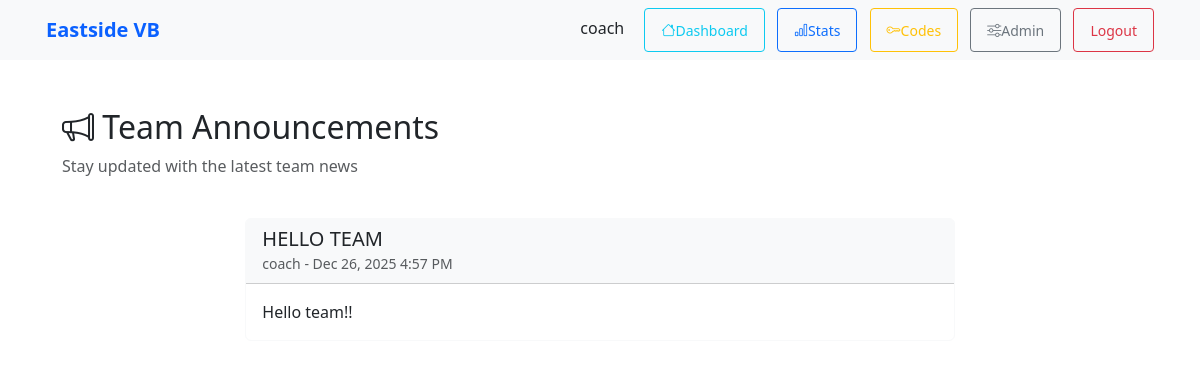
/feed/ (signed in), run on the app's committed database.
### team/models.py (models this page shows, shortened)
class Announcement(models.Model):
    coach = models.ForeignKey(User, on_delete=models.CASCADE, related_name='announcements')
    title = models.CharField(max_length=200)
    message = models.TextField()
    created_at = models.DateTimeField(default=timezone.now)
    updated_at = models.DateTimeField(auto_now=True)
    is_urgent = models.BooleanField(default=False)
    class Meta:
        ordering = ['-created_at']

### team/views.py (the view)
# urls.py: path('feed/', announcement_feed, name='announcement_feed'),
@login_required
def announcement_feed(request):
    from .models import Announcement
    if not (request.user.is_staff or request.user.is_superuser):
        if not hasattr(request.user, 'playerprofile'):
            messages.error(request, "You must be a team member to view announcements.")
            return redirect('team:player_dashboard')
    announcements = Announcement.objects.all().order_by('-created_at')
    context = {
        'announcements': announcements,
    }
    return render(request, 'team/announcement_feed.html', context)

### team/templates/team/announcement_feed.html (shortened to what this page needs)
{% extends "base.html" %}
{% block content %}
<div class="container mt-4">
    <div class="row mb-4">
        <div class="col">
            <h1 class="h2"><i class="bi bi-megaphone"></i> Team Announcements</h1>
            <p class="text-muted">Stay updated with the latest team news</p>
        </div>
    </div>
    {% if announcements %}
        <div class="row">
            <div class="col-md-8 offset-md-2">
                {% for announcement in announcements %}
                    <div class="card mb-3 {% if announcement.is_urgent %}border-danger shadow-sm{% else %}border-light{% endif %}">
                        {% if announcement.is_urgent %}
                            <div class="card-header bg-danger text-white">
                                <h5 class="mb-0">
                                    <i class="bi bi-exclamation-circle"></i> {{ announcement.title }}
                                </h5>
                                <small>{{ announcement.coach.username }} - {{ announcement.created_at|date:"M d, Y g:i A" }}</small>
                            </div>
                        {% else %}
                            <div class="card-header bg-light">
                                <h5 class="mb-0">{{ announcement.title }}</h5>
                                <small class="text-muted">{{ announcement.coach.username }} - {{ announcement.created_at|date:"M d, Y g:i A" }}</small>
                            </div>
                        {% endif %}
                        <div class="card-body">
                            <p class="card-text">{{ announcement.message }}</p>
                        </div>
                    </div>
                {% endfor %}
            </div>
        </div>
    {% else %}
        <div class="alert alert-info">
            <h5 class="alert-heading"><i class="bi bi-info-circle"></i> No Announcements Yet</h5>
            <p class="mb-0">Check back soon for updates from the coaching staff!</p>
        </div>
    {% endif %}
</div>
{% endblock %}

### team/templates/base.html (shortened to what this page needs)
<!doctype html>
<html lang="en">
  <head>
    {% load static %}
    <link href="https://cdn.jsdelivr.net/npm/bootstrap@5.3.2/dist/css/bootstrap.min.css" rel="stylesheet">
    <link rel="stylesheet" href="https://cdn.jsdelivr.net/npm/bootstrap-icons@1.11.0/font/bootstrap-icons.css">
    <link rel="stylesheet" href="{% static 'team/css/players.css' %}">
  </head>
  <body>
    <nav class="navbar navbar-expand-lg navbar-light bg-light">
      <div class="container">
        {% block brand %}
        <span class="navbar-brand navbar-brand-static">Eastside VB</span>
        {% endblock %}
        <div class="ms-auto">
          {% if user.is_authenticated %}
            <span class="me-3">{{ user.username }}</span>
            <a class="btn btn-sm btn-outline-info me-2" href="{% url 'team:player_dashboard' %}" title="My Dashboard">
              <i class="bi bi-house"></i> Dashboard
            </a>
            {% if user.is_staff %}
              <a class="btn btn-sm btn-outline-primary me-2" href="{% url 'team:player_stats_list' %}" title="View Team Stats">
                <i class="bi bi-bar-chart"></i> Stats
              </a>
              <a class="btn btn-sm btn-outline-warning me-2" href="{% url 'team:coach_codes' %}" title="Generate Access Codes">
                <i class="bi bi-key"></i> Codes
              </a>
              <a class="btn btn-sm btn-outline-secondary me-2" href="/admin/">
                <i class="bi bi-sliders"></i> Admin
              </a>
            {% endif %}
            <form method="post" action="{% url 'logout' %}" style="display:inline;">
              <button class="btn btn-sm btn-outline-danger" type="submit">Logout</button>
            </form>
          {% else %}
            <a class="btn btn-sm btn-outline-primary me-2" href="/signup/">Sign up</a>
            <a class="btn btn-sm btn-outline-success" href="/accounts/login/">Login</a>
          {% endif %}
        </div>
      </div>
    </nav>
    <main class="container py-4">
      {% block content %}{% endblock %}
    </main>
  </body>
</html>

### team/static/team/css/players.css (style rules this page uses)
.navbar-brand-static { cursor: default; pointer-events: none; color: #0b61ff; text-decoration: none; font-weight: 600; }

### team/templates/base.html (style rules this page uses)
.navbar-brand-static { cursor: default; pointer-events: none; color: #0b61ff; text-decoration: none; font-weight: 600; }
body { -webkit-font-smoothing: antialiased; -webkit-touch-callout: none; }
.btn { min-height: 44px; min-width: 44px; display: inline-flex; align-items: center; justify-content: center; padding: 0.5rem 1rem; }

### data on the page
Announcement: title "HELLO TEAM", coach.username "coach", created_at "Dec 26, 2025 4:57 PM", message "Hello team!!"

### other printed values
{{ user.username }} "coach"
